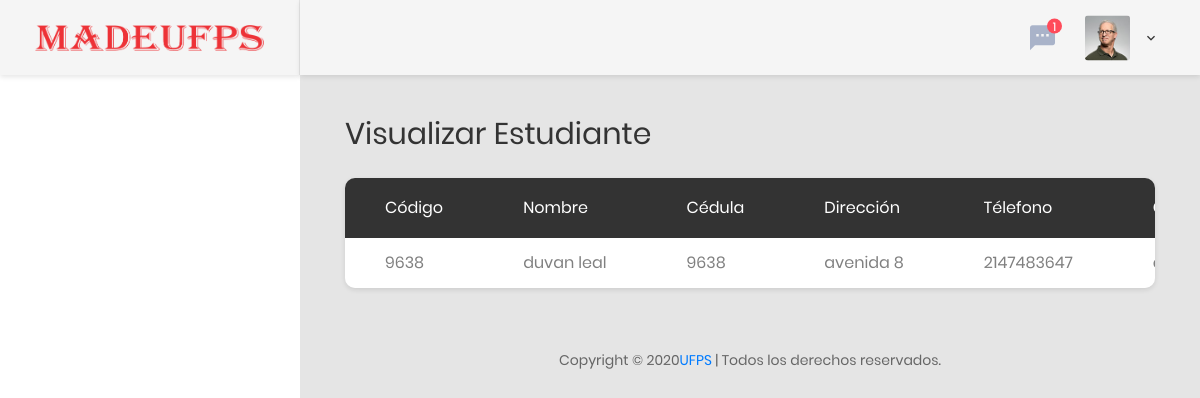
Page /view/Visualizar-estudiante.php on the earlier database version.
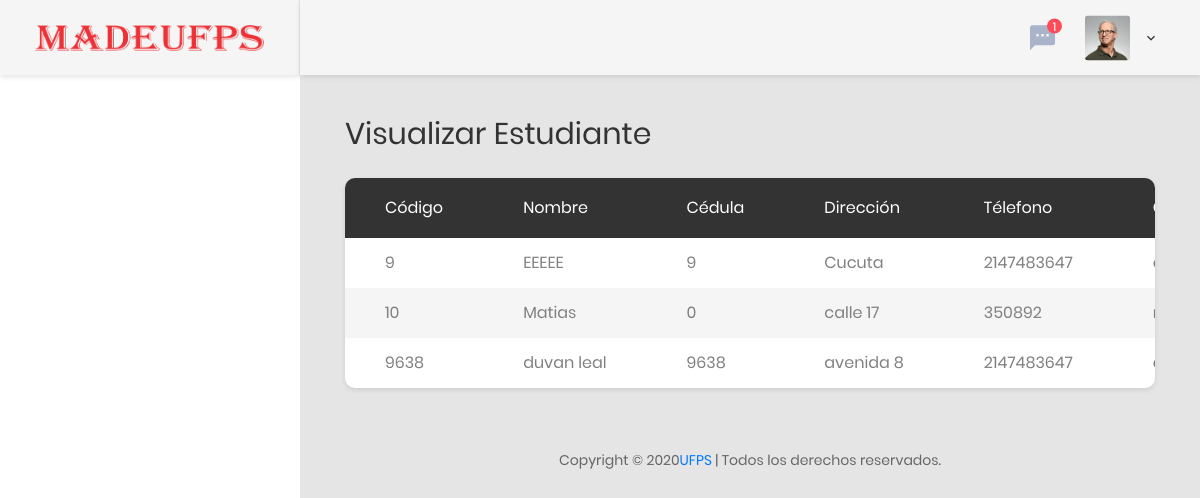
Same page on the later database version.
### tables this page shows
CREATE TABLE `persona` (
  `documento` int(11) NOT NULL,
  `nombre` varchar(50) NOT NULL,
  `codigo` int(11) NOT NULL,
  `direccion` varchar(50) NOT NULL,
  `telefono` varchar(20) NOT NULL,
  `correo` varchar(50) NOT NULL,
  `rol` int(11) NOT NULL
);

### view/Visualizar-estudiante.php (the view, shortened to what this page needs)
<!DOCTYPE html>
<html lang="es">
<head>
    <?php require_once 'header.php'; ?>
</head>
<body class="animsition">
    <div class="page-wrapper">
        <?php require_once 'menu.php'; ?>
        <div class="page-container">
            <header class="header-desktop">
                <?php require_once 'nav.php'; ?>
            </header>
            <div class="main-content">
                <div class="section__content section__content--p30">
                    <div class="container-fluid">
                        <div class="row">
                            <div class="col-md-12">
                                <div class="overview-wrap">
                                    <h2 class="title-1">Visualizar estudiante</h2>
                                </div>
                            </div>
                        </div>
                        <br>
                        <div class="row">
                            <div class="col-lg-12">
                                <div class="table-responsive table--no-card m-b-40">
                                    <table class="table table-borderless table-striped table-earning">
                                        <thead>
                                            <tr>
                                                <th>C&oacute;digo</th>
                                                <th>Nombre</th>
                                                <th>C&eacute;dula</th>
                                                <th>Direcci&oacute;n</th>
                                                <th>T&eacute;lefono</th>
                                                <th>Correo institucional</th>
                                            </tr>
                                        </thead>
                                        <tbody>
                                            <?php
                                            try {
                                                require_once '../controller/conexion.php';
                                                $sql = "SELECT * FROM persona where rol = '3' ORDER BY persona.codigo ASC";
                                                $resultado = $conexion->query($sql);
                                                while ($estudiante = $resultado->fetch_assoc()) { ?>
                                                    <tr>
                                                        <td><?php echo $estudiante['codigo'] ?></td>
                                                        <td><?php echo $estudiante['nombre'] ?></td>
                                                        <td><?php echo $estudiante['documento'] ?></td>
                                                        <td><?php echo $estudiante['direccion'] ?></td>
                                                        <td><?php echo $estudiante['telefono'] ?></td>
                                                        <td><?php echo $estudiante['correo'] ?></td>
                                                    </tr>
                                            <?php }
                                            } catch (Exception $e) {
                                                $error = $e->getMessage()();
                                            }
                                            ?>
                                        </tbody>
                                    </table>
                                </div>
                            </div>
                        </div>
                        <div class="row">
                            <div class="col-md-12">
                                <div class="copyright">
                                    <p>Copyright &copy; <a href="https://ww2.ufps.edu.co/" target="_blank">UFPS</a> | Todos los derechos reservados.</p>
                                </div>
                            </div>
                        </div>
                    </div>
                </div>
            </div>
        </div>
</body>
</html>

Differences in the rows shown:
added persona: codigo "9", nombre "EEEEE", documento "9", direccion "Cucuta", telefono "2147483647"
added persona: codigo "10", nombre "Matias", documento "0", direccion "calle 17", telefono "350892"
